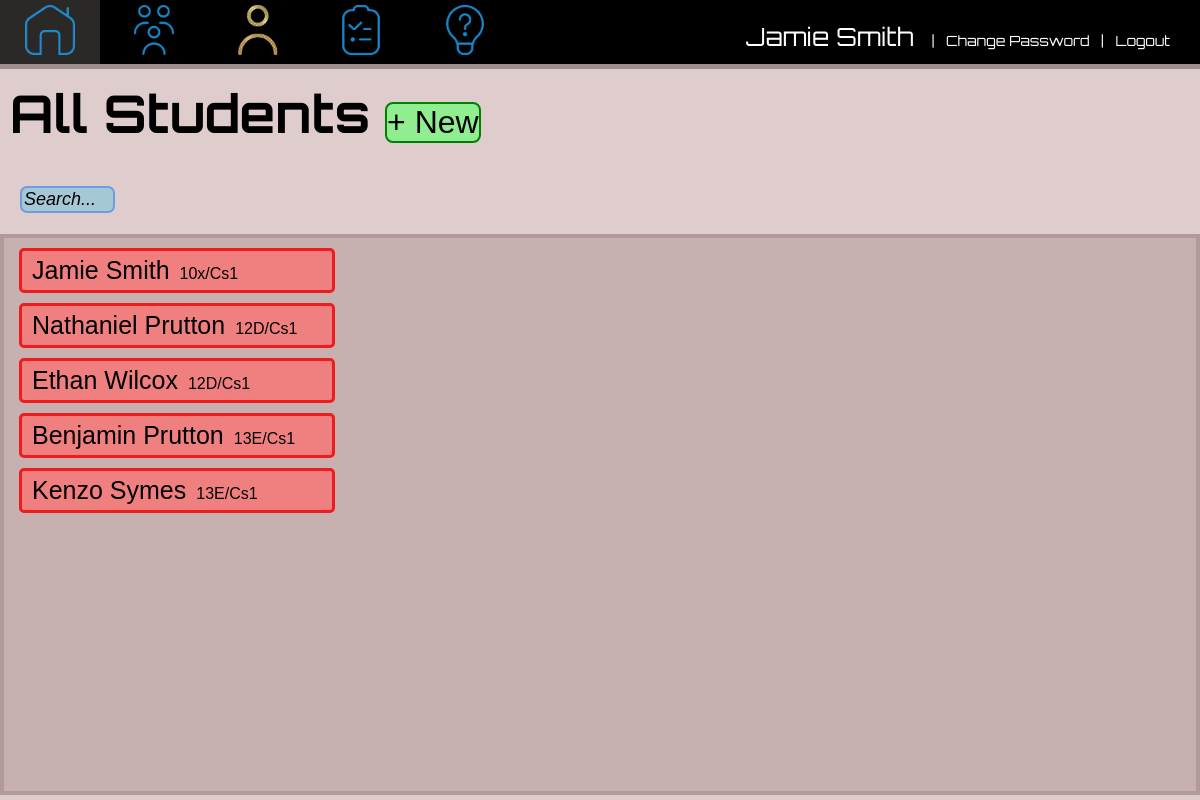
/users/list (signed in), run on the app's committed database.
### app1/models.py (models this page shows, shortened)
class Student(models.Model):
    first_name = models.CharField(max_length=200, null=True)
    last_name = models.CharField(max_length=200, null=True)
    noOfCorrectAnswers = models.IntegerField(default=0)
    totalQuestionsAnswered = models.IntegerField(default=0)
    quizQuestionsAnswered = models.IntegerField(default=0)
    quizCorrectAnswers = models.IntegerField(default=0)
    quizAverage = models.FloatField(default = 0)
    noOfQuizzesCompleted = models.IntegerField(default = 0)
    average = models.FloatField(default = 0)
    username = models.ForeignKey(User, to_field = "username", null = False, on_delete=models.CASCADE)
    className = models.ForeignKey(Class, to_field = "name", null =True, on_delete=models.SET_NULL)
    targetGrade = models.ForeignKey(Grade, default=getDefaultGrade, on_delete=models.CASCADE)

### app1/views.py (the view)
# urls.py: path("users/list", views.studentList, name = "studentList"),
def studentList(request): #student list page to display all students
    if request.user.is_staff:
        search = request.GET.get("search", None)
        if search is not None:
            students = Student.objects.filter(Q(first_name__icontains=search) | Q(last_name__icontains=search) | Q(className = search)).values().order_by("className")#returns a list of dictionaries representing all student records whose first name, last name or class name contains the search query
        else:
            students = Student.objects.all().values().order_by("className", "last_name")#if no search query, return list of dictionaries representing all student records
        howMany = students.count()
        for student in students:
            warnings = getWarnings(student["id"]) #uses getWarnings function in funcs.py to determine if each student has failed or not completed any assignments. If they have, the warnings flag for that student will be set to True and the student will be highlighted in red in the list.
            if warnings == []:
                student["warnings"] = False
            else:
                student["warnings"] = True
            studentAssignmentsSet = StudentAssignment.objects.filter(studentID_id = student["id"]).count()
            student["set"] = studentAssignmentsSet
            studentAssignmentsDone = StudentAssignment.objects.filter(studentID_id = student["id"], completed = True).count()
            student["done"] = studentAssignmentsDone
            student["targetGrade"] = Grade.objects.get(id = student["targetGrade_id"]).grade
        currentUser = User.objects.get(username = request.user.username)
        template = loader.get_template("studentlist.html")
        context = {#data passed to HTMl template
            "allStudents" : students,
            "currentUser" : currentUser,
            "howMany" : howMany,
            "search" : search,
        }
        return HttpResponse(template.render(context, request))
    else:
        return redirect("/")

### templates/studentlist.html (shortened to what this page needs)
<!DOCTYPE html PUBLIC>
<html lang="en">
    {% extends "basestaff.html" %}
    {%load static%}
    {%block navigation%}
    <div class = "navigation">
        <div class = "element" onclick = "window.location = '/'"> <img class = "home" src = "{% static 'images/home_inactive.png'%}"> </div>
        <div class = "element" onclick = "window.location = '/class/list'"> <img class = "classes" src = "{% static 'images/classes_inactive.png'%}"> </div>
        <div class = "element" onclick = "window.location = '/users/list'"> <img class = "students" src = "{% static 'images/students_active.gif'%}"></div>
        <div class = "element" onclick = "window.location = '/assignments/list'"> <img class = "assignments" src = "{% static 'images/assignments_inactive.png'%}"> </div>
        <div class = "element" onclick = "window.location = '/questions/list'"> <img class = "questions" src = "{% static 'images/questions_inactive.png'%}"> </div>
        <div class = "nameContainer"> <p class = "name"><span class = "name">{{currentUser.first_name}} {{currentUser.last_name}} </span>&nbsp;&nbsp;  |&nbsp;&nbsp; <a class = "logout" href = "/changepassword">Change Password</a> &nbsp;&nbsp;|&nbsp;&nbsp; <a class = "logout" href = "{% url 'logout' %}">Logout</a></p> </div>
    </div>
    {%endblock%}
    {% block content %}
    <link rel = "stylesheet" href="{% static 'css/studentlist.css' %}">
    <body>
        <div class = "heading"><h1> All Students </h1></div><div class = "new" onclick = "window.location = '/users/add'" ><span> + New </span></div><br>
        <div class = "search">
            <form method = "post" action = "/users/list/search">
                {% if search is not None%}
                <input class = "search" type = "search" name = "search" placeholder = "Search..." autocomplete = "off" value = "{{search}}" onchange = "this.form.submit();" autofocus>
                {%else%}
                <input class = "search" type = "search" name = "search" placeholder = "Search..." autocomplete = "off" onchange = "this.form.submit();">
                {%endif%}
            </form>
        </div>
        <div class = "containercontainer">
        <div class = "container">
            {% for x in allStudents %}
            {%if x.warnings%}
            <div class = "eachStudentWarnings" onclick = "window.location = '/users/details/{{x.id}}'">
                <span class = "name3" >{{ x.first_name }} {{ x.last_name}}</span><span class = "class">{{ x.className_id}}</span>
            </div>
            {%endif%}
            {% endfor %}
        </div></div>
    </body>
    {%endblock%}

### templates/basestaff.html (shortened to what this page needs)
{% load static%}
<html>
  <link rel = "stylesheet" href = "{% static '/css/base.css'%}">
  <link rel = "stylesheet" href = "{% static '/css/basestaff.css'%}">
    <head>
  </head>
<body>
   {%block navigation%}
    {%endblock%}
    {% block content %}
    {% endblock %}
</body>
</html>

### static/css/base.css (style rules this page uses)
body { background-color:rgba(202, 172, 172, 0.6); }
h1 { font-family: 'Orbitron', serif; font-weight: bold; font-size:45px; }
.navigation { position:fixed; top:0; left:0; right:0; background-color:black; background-size: 100%; box-shadow: 0px 5px rgba(118, 101, 101, 0.6); z-index: 1000; }
div.element { display:inline-block; width: 100px; height:64px; }
img { height: 50px; margin-top: 5px; margin-bottom: 5px; margin-left: 5px; text-align:center; }
p.name { color:white; display:inline; text-align:top; font-family: "Orbitron", sans-serif; font-size:14px; }
span.name { font-size:25px; font-family: "Orbitron", sans-serif; }
div.nameContainer { position:absolute; top:21px; right:30px; }
a.logout { color:white; text-decoration: none; }
.home { margin-left: 25px; }
.assignments { margin-left:24px; }
h1 { margin-top:80px; }

### static/css/basestaff.css (style rules this page uses)
img { height: 50px; margin-top: 5px; margin-bottom: 5px; margin-left: 5px; text-align:center; }
.home { margin-left: 25px; }
.classes { margin-left: 30px; }
.students { margin-left:26px; }
.assignments { margin-left:24px; }
.questions { margin-left:24px; }
.navigation { position:fixed; top:0; left:0; right:0; background-color:black; background-size: 100%; box-shadow: 0px 5px rgba(118, 101, 101, 0.6); z-index: 1000; }
div.element { display:inline-block; width: 100px; height:64px; }
h1 { margin-top: 80px; margin-left: 10px; font-size:52px; }
body { background-color:rgba(202, 172, 172, 0.6); background-repeat:no-repeat; background-attachment: fixed; }
p.name { color:white; display:inline; text-align:top; font-family: "Orbitron", sans-serif; font-size:14px; }
span.name { font-size:25px; font-family: "Orbitron", sans-serif; }
div.nameContainer { position:absolute; top:21px; right:30px; }
a.logout { color:white; text-decoration: none; }
input:not([type=text], [type=email], [type=password]) { cursor:pointer; }
::placeholder { font-style: italic; }
span.name { display:inline; }

### static/css/studentlist.css (style rules this page uses)
form { display:inline-block; }
div.eachStudentWarnings { border-radius:5px; margin-top: 10px; margin-left: 15px; border: 3px solid #ee1c1c; background-color:lightcoral; width: 300px; padding: 5px; transition: width 0.6s, transform 0.6s, background-color 0.6s; white-space: nowrap; overflow: hidden; }
span.name3, span.name2 { font-size: 25px; font-family: Tahoma, Geneva, Verdana, sans-serif; font-weight: 300; margin-left: 5px; }
span.class, span.details { font-family: Tahoma, Geneva, Verdana, sans-serif; margin-left: 10px; }
div.container { width:fit-content; }
.heading, .new { display:inline-block; }
.new { margin-left: 15px; text-align:center; border: 2px solid green; background-color:lightgreen; border-radius: 8px; font-size: 32px; transition: transform 0.25s, background-color 0.25s; font-family: tahoma, Geneva, Verdana, sans-serif; }
input.search { border-radius: 7px; font-size: 18px; width: 95px; margin-left: 15px; color:black; background-color: rgba(9, 188, 243, 0.267); z-index:1000; position: relative; transition: width 0.25s; cursor:text; border: 2px solid rgba(9, 60, 243, 0.327); }
::placeholder { color:black; font-style:italic; }
div.search { width:50%; padding: 5px; }
div.heading { animation-name: heading; animation-duration: 1s; }
div.new { animation-name: new; animation-duration:0.5s; animation-delay: 1s; animation-fill-mode: both; }
div.eachStudent, div.eachStudentWarnings { animation-name: eachStudent; animation-duration:1s; animation-fill-mode: backwards; }
div.search { animation-name: search; animation-duration:0.5s; animation-delay:0.75s; animation-fill-mode: both; }
div.containercontainer { overflow-y:scroll; height:calc(100vh - (180px + 52px + 15px)); background-color:rgba(182, 157, 157, 0.6); overflow-x:hidden; border:4px solid rgba(167, 141, 141, 0.6); }
html, body { height:100%; min-height:100vh; max-height: 100vh; margin:0; }

### data on the page
Student: first_name "Jamie", last_name "Smith", className_id "10x/Cs1"
Student: first_name "Nathaniel", last_name "Prutton", className_id "12D/Cs1"
Student: first_name "Ethan", last_name "Wilcox", className_id "12D/Cs1"
Student: first_name "Benjamin", last_name "Prutton", className_id "13E/Cs1"
Student: first_name "Kenzo", last_name "Symes", className_id "13E/Cs1"

### other printed values
{{ currentUser.first_name }} "Jamie"
{{ currentUser.last_name }} "Smith"
